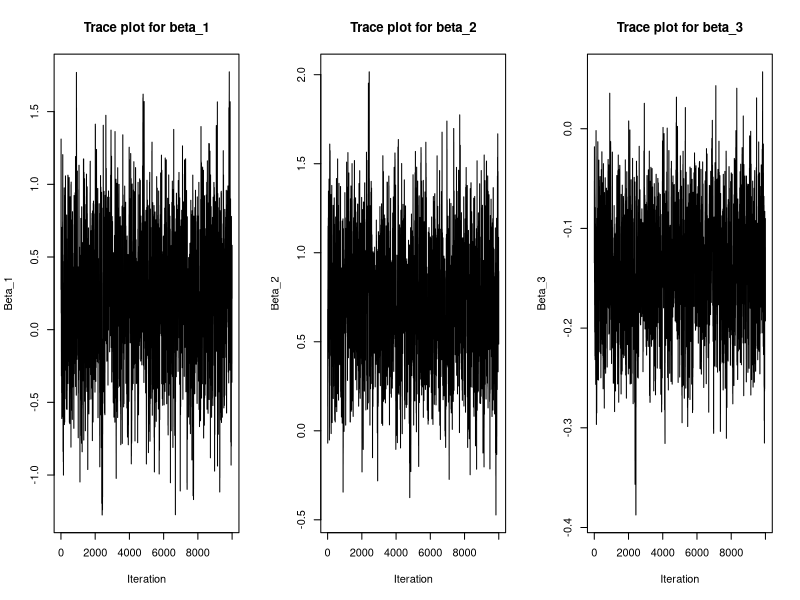
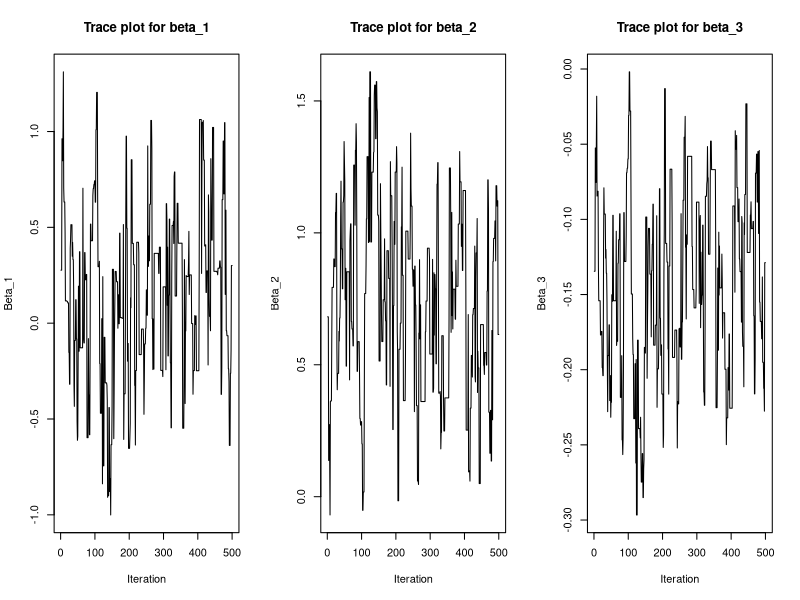
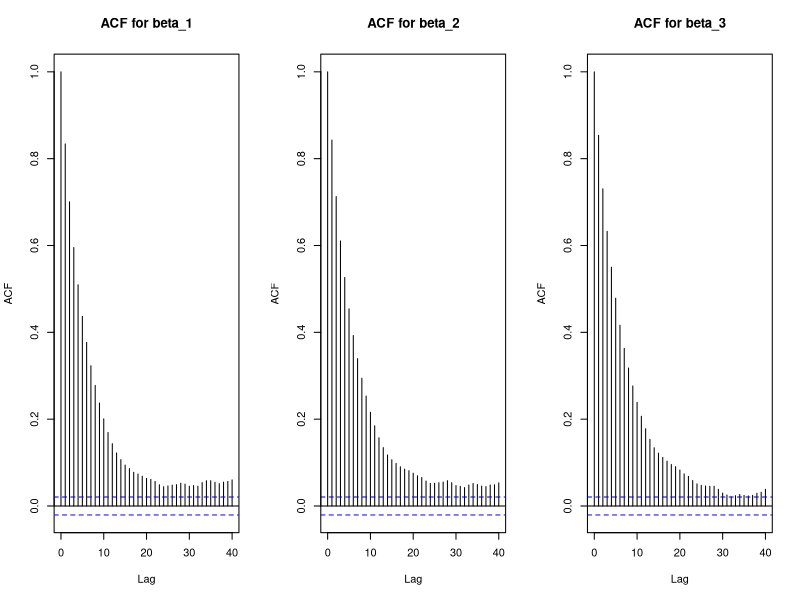
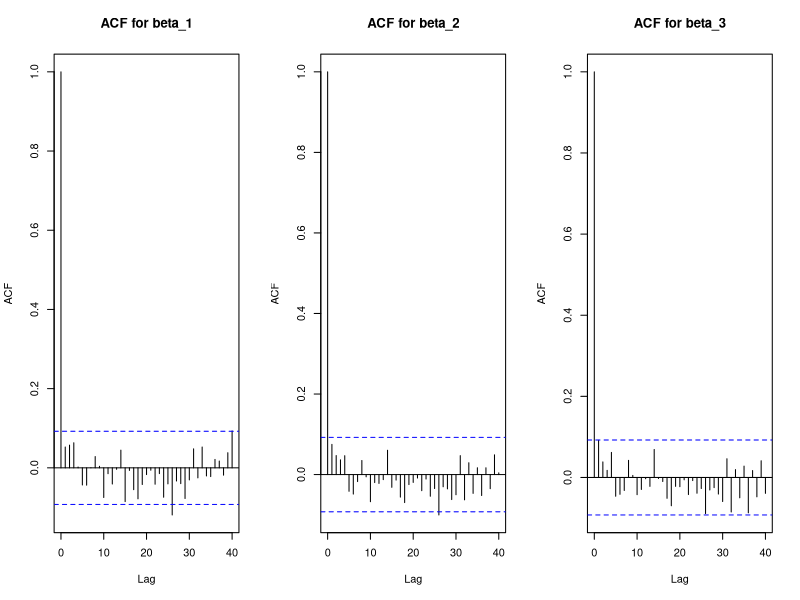
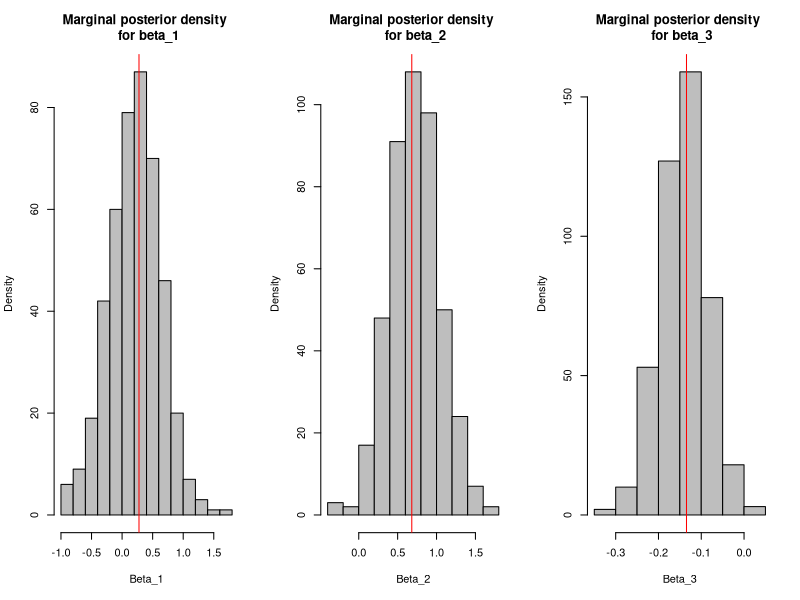
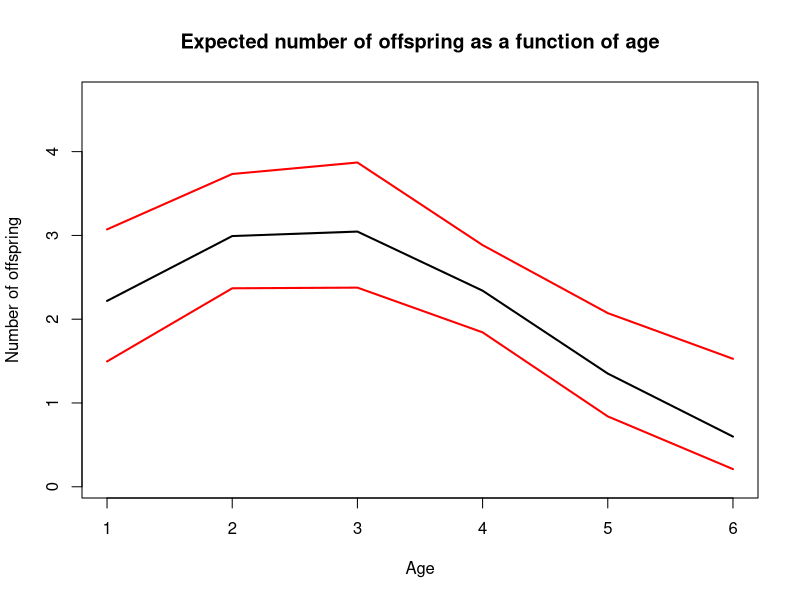

Source code (R) for these figures, in order:
#####  Metropolis algorithm for Poisson regression model
#####  Data: y_i| theta_i ~ Poisson(theta_i) with 
#####        E(Y_i | x_i)=theta_i=exp(beta_1 + beta_2 x_i + beta_3 x^2_i)
#####  Prior: beta=(beta_1,beta_2,beta_3) ~ N_3(0, 100*I_3)
#####  Proposal distribution: J_k(beta^star| beta^(k-1))=N_3(beta^(k-1), V)
#####                         where V=sigma2.hat*(X^prime*X)^{-1} and
#####                         sigma2.hat=variance of log(y_1+0.5),log(y_2+0.5),...,log(y_n+0.5)


library(MASS)
library(coda)
library(mvtnorm)

## Data

x.y.data <- read.table("../lecture_code/Sparrow.txt",header=TRUE)

x.y.data[1:3,]
y <- x.y.data$offspring
n <- length(y)
p <- 3
X <- matrix(cbind(x.y.data$intercept,x.y.data$age,x.y.data$age.squared),nrow=n,ncol=p)

## Prior 
beta0 <- rep(0,p)
Sigma <- 100*diag(1,3)

## Proposal variance
sigma2.hat <- var(log(y+0.5))
V <- sigma2.hat*solve((t(X)%*%X)) # cov mt of gaussian distribution


## Metropolis algorithm

sample.beta.metrop <- function(beta.k,var.proposal,y,X,beta0,Sigma){
	
	# this is a switch to keep track of the accepted values
	accept <- 0
	# proposing a candidate value
	beta.star <- mvrnorm(1,beta.k,var.proposal)
	
	# evaluating the metropolis ratio r=p(beta.star|y,X)/p(beta.k|y,X)
	# numerator: p(beta.star|y,X)=p(y_1,..,y_n|beta.star,X)*p(beta.star)/p(y|X), where p(y|X) is cancelled off.
	log.num <- sum(dpois(y,exp(X%*%beta.star),log=TRUE))+dmvnorm(beta.star,beta0,Sigma,log=TRUE)
	
	# denominator: p(beta.k|y,X)=p(y_1,..,y_n|beta.k,X)*p(beta.k)/p(y|X), where p(y|X) is cancelled off.
	log.den <- sum(dpois(y,exp(X%*%beta.k),log=TRUE))+dmvnorm(beta.k,beta0,Sigma,log=TRUE)
	
	r <- exp(log.num-log.den)
	
	# drawing a u~Unif(0,1)
	u <- runif(1,0,1)        # we can use bernoulli to replace this part
	
	# deciding whether to accept or reject
	if(r >1){
		new.beta <- beta.star	
	}
	if(r <=1){
		if(u <r){
			new.beta <- beta.star	
		}
		if(u >= r){
			new.beta <- beta.k	
		}
	}
	
	# Here we keep track of the number of acceptance 
	if(sum(new.beta==beta.star)==length(beta.star)){
		accept <- 1 
	}
	
	# I want to return two objects: the new value of beta and the acceptance counter.
	# We can return different type of outputs in a list format in R 
	out <- list(new.beta=new.beta,accept=accept)
	
	return(out)
}





### Running the Metropolis algorithm

S <- 10000


## Initial value for beta
glm.sparrow <- glm(y~x.y.data$age+x.y.data$age.squared,family=poisson)
beta.init <- as.numeric(glm.sparrow$coeff)


## We store the output in a matrix with S rows and 3 columns, 
beta.MCMC <- matrix(0,nrow=S,ncol=3)

no.accept <- 0

set.seed(0) # Note that the seed here is different from that for the lecture slides. Compare the results.

for(k in 1:S){
	
		if(k==1){
			beta <- beta.init	
		}
		out.beta <- sample.beta.metrop(beta,V,y,X,beta0,Sigma)
		new.beta <- out.beta$new.beta
	
		no.accept <- no.accept+out.beta$accept
		
		beta <- new.beta
		beta.MCMC[k,] <- beta
		print(k)
}


## Looking at the acceptance rate
accept.rate <- no.accept/S
accept.rate


## Trace plots
par(mfrow=c(1,3))
for(j in 1:3){
	plot(beta.MCMC[,j],ylab=paste("Beta_",j,sep=""),xlab="Iteration",main=paste("Trace plot for beta_",j,sep=""),type="l",lwd=1,lty=1)
}

# plot the first 500 iterations
par(mfrow=c(1,3))
for(j in 1:3){
  plot(beta.MCMC[1:500,j],ylab=paste("Beta_",j,sep=""),xlab="Iteration",main=paste("Trace plot for beta_",j,sep=""),type="l",lwd=1,lty=1)
}


# let burn-in period = 1000 iterations
burnin <- 1000 


## Autocorrelation function
par(mfrow=c(1,3))
for(j in 1:3){
	acf(beta.MCMC[(burnin+1):S,j],main=paste("ACF for beta_",j,sep=""),lag.max=40)
}


## Effective sample size
effectiveSize(beta.MCMC[(burnin+1):S,1])
effectiveSize(beta.MCMC[(burnin+1):S,2])
effectiveSize(beta.MCMC[(burnin+1):S,3])


## Thinning
thin.lag <- 20
sample.index <- seq((burnin+1),S,by=thin.lag)
length(sample.index)

## recheck the mixing of the sampled values
par(mfrow=c(1,3))
for(j in 1:3){
  acf(beta.MCMC[sample.index ,j],main=paste("ACF for beta_",j,sep=""),lag.max=40)
}

effectiveSize(beta.MCMC[sample.index,1])
effectiveSize(beta.MCMC[sample.index,2])
effectiveSize(beta.MCMC[sample.index,3])


## Marginal posterior densities
par(mfrow=c(1,3))
for(j in 1:3){
  hist(beta.MCMC[sample.index,j],xlab=paste("Beta_",j,sep=""),ylab="Density",
       main=paste("Marginal posterior density \n for beta_",j,sep=""),col="grey")
  abline(v=beta.init[j],col="red")
}

## Predicting theta_i

Xpred <- matrix(cbind(rep(1,6),seq(1:6),(seq(1:6)^2)),nrow=6,ncol=3)
theta.pred <- matrix(0,S,6)

for(k in 1:S){
	theta.pred[k,] <- exp(Xpred%*%beta.MCMC[k,])	
}


quantile.theta.pred <- apply(theta.pred[sample.index,],2,quantile,c(0.025,0.5,0.975))


par(mfrow=c(1,1))
plot(seq(1:6),quantile.theta.pred[2,],xlab="Age",ylab="Number of offspring",type="l",lwd=2,lty=1,col="black",ylim=range(as.numeric(theta.pred)),
main="Expected number of offspring as a function of age")
lines(seq(1:6),quantile.theta.pred[1,],col="red",lwd=2,lty=1)
lines(seq(1:6),quantile.theta.pred[3,],col="red",lwd=2,lty=1)




